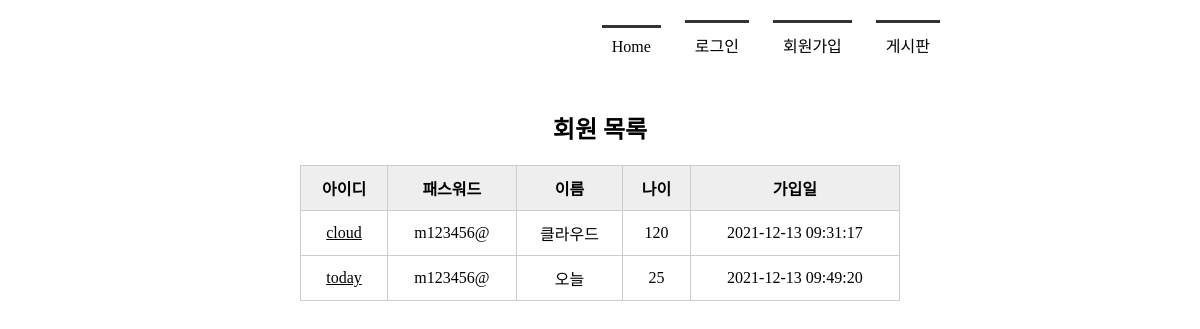
Before: /memberlist/ with the older database file.
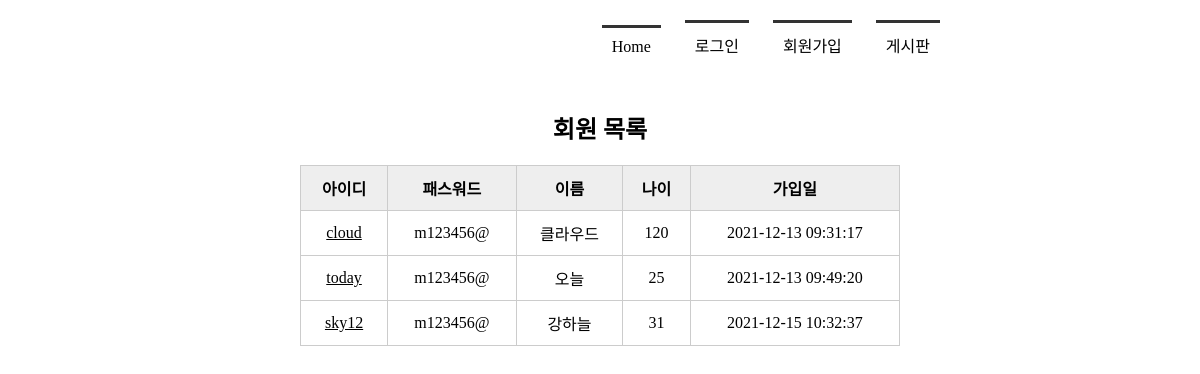
After: the same page with the newer database file.
### tables this page shows
CREATE TABLE member(
        mid CHAR(5) PRIMARY KEY,
        passwd CHAR(8) NOT NULL,
        name TEXT NOT NULL,
        age INTEGER,
        regDate TIMESTAMP DATE DEFAULT (datetime('now', 'localtime'))
    );

### app.py (the view)
@app.route('/memberlist/')
def memberlist():
    conn = getconn()
    cur = conn.cursor()
    sql = "SELECT * FROM member"
    cur.execute(sql)
    rs = cur.fetchall()   #db에서 검색한 데이터
    conn.close()
    return render_template('memberlist.html', rs=rs)

### app.py (called while the page is built)
def getconn():
    conn = sqlite3.connect('./memberdb.db')
    return conn

### templates/memberlist.html (shortened to what this page needs)
<!DOCTYPE html>
<html lang="ko">
<head>
    <link rel="stylesheet" href="{{ url_for('static', filename='css/style.css') }}">
</head>
<body>
    <div id="container">
        {% include 'navbar.html' %}
        <section>
            <h1>회원 목록</h1>
            <table>
                <tr>
                    <th>아이디</th><th>패스워드</th><th>이름</th><th>나이</th><th>가입일</th>
                </tr>
                {% for i in rs %}
                <tr>
                    <td><a href="{{ url_for('member_view', id=i[0]) }}">{{ i[0] }}</a></td>
                    <td>{{ i[1] }}</td>
                    <td>{{ i[2] }}</td>
                    <td>{{ i[3] }}</td>
                    <td>{{ i[4] }}</td>
                </tr>
                {% endfor %}
            </table>
        </section>
    </div>
</body>
</html>

Changed rows visible on the page:
added member: mid "sky12", passwd "m123456@", name "강하늘", age "31", regDate "2021-12-15 10:32:37"
